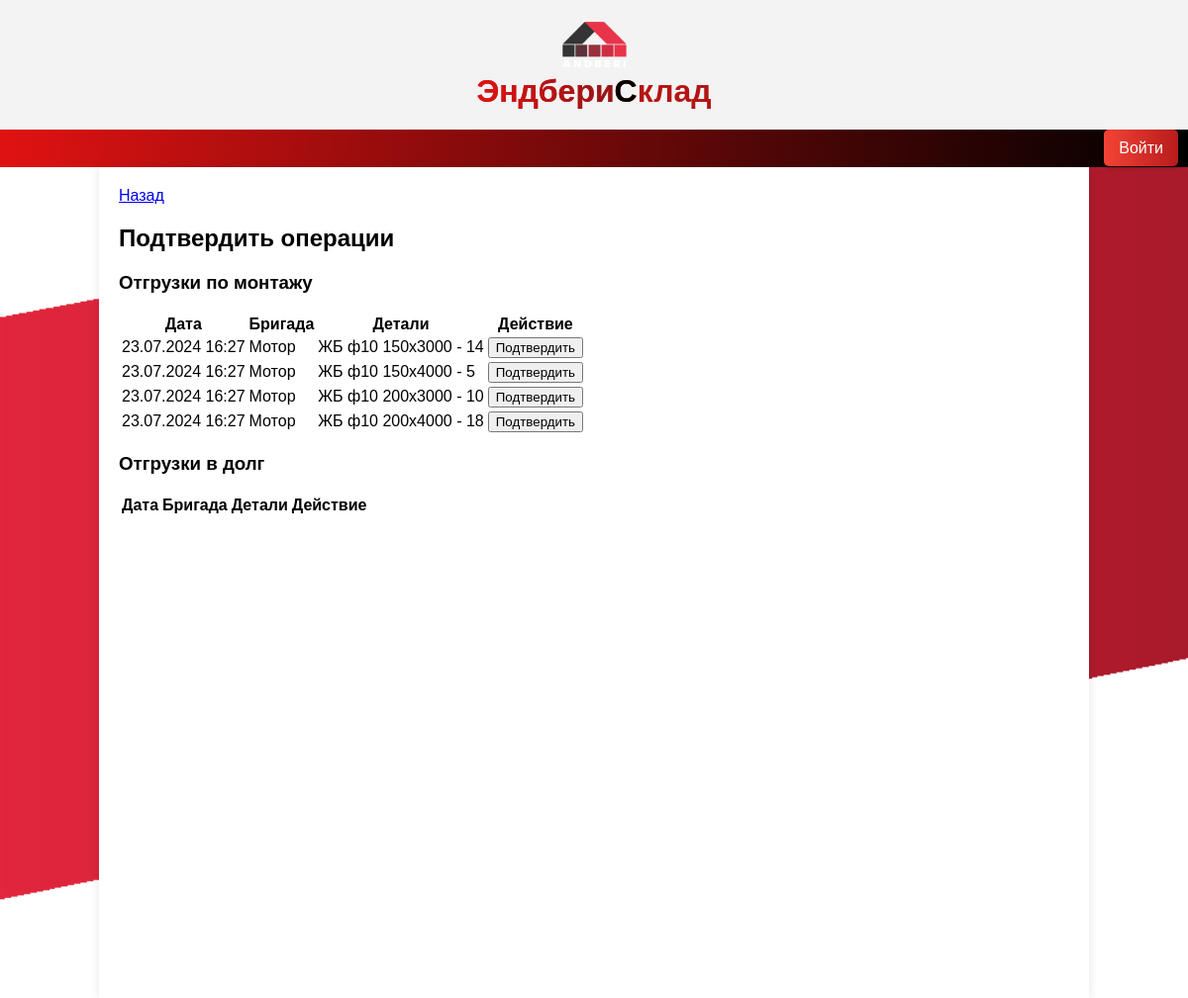
The page /confirm_departures/ on the database its author committed.
### sklad_app/models.py (models this page shows, shortened)
class SendDetail(models.Model):
    operation=models.ForeignKey(OperationDeparture,on_delete=models.CASCADE)
    details = models.TextField()
    confirm = models.BooleanField(default=False)
    date = models.DateTimeField(auto_now_add=True)

class OperationDeparture(models.Model):
    manager=models.CharField(max_length=500,default='123')
    details = models.TextField()
    extra_details = models.TextField(default=' ',blank=True,null=True)
    date = models.DateTimeField(auto_now_add=True)
    user = models.ManyToManyField(User)
    description = models.CharField(blank=True, max_length=500)
    confirm = models.BooleanField(default=False)
    number_car = models.CharField(blank=True, max_length=500,default=' ')
    brigade = models.ForeignKey(BrigadeWork, on_delete=models.CASCADE, blank=True)
    confirm_b = models.BooleanField(default=False)
    visible = models.BooleanField(default=True)

class BrigadeWork(models.Model):
    name = models.CharField(max_length=123)
    TYPE_CHOICES = (
        ('винты', 'Винты'),
        ('жб', 'ЖБ'),
        ('ручники', 'Ручники'),
    )
    type = models.CharField(max_length=10, choices=TYPE_CHOICES, default='жб', verbose_name='Тип')

class Pile(models.Model):
    name=models.ForeignKey(NamePile,on_delete=models.CASCADE)
    size=models.CharField(max_length=100)
    weight=models.IntegerField(default=0)
    price_beton = models.DecimalField(max_digits=10, decimal_places=4,blank=True,default=0.0)
    price_wire_3 = models.DecimalField(max_digits=10, decimal_places=4,blank=True,default=0.0)
    price_wire_4 = models.DecimalField(max_digits=10, decimal_places=4, blank=True, default=0.0)
    price_wire_6 = models.DecimalField(max_digits=10, decimal_places=4, blank=True, default=0.0)
    price_armature = models.DecimalField(max_digits=10, decimal_places=4,blank=True,default=0.0)
    price_armature10 = models.DecimalField(max_digits=10, decimal_places=4,blank=True,default=0.0)
    count = models.IntegerField(default=0)
    defect = models.IntegerField(default=0)

class NamePile(models.Model):
    TYPE_CHOICES = (
        ('винтовые', 'Винтовые'),
        ('жб', 'Железобетонные'),
    )
    name = models.CharField(max_length=232)
    pile_type = models.CharField(max_length=10, choices=TYPE_CHOICES, default='винтовые', verbose_name='Тип')

### sklad_app/views.py (the view, shortened to what this page needs)
# urls.py: path('confirm_departures/', confirm_departures_view, name='confirm_departures'),
def confirm_departures_view(request):
    send_details = SendDetail.objects.filter(confirm=False)
    detail_debts = Detail_Debt.objects.filter(confirm=False)
    for detail in send_details:
        detail.piles_info = []
        try:
            details = json.loads(detail.details)
            if isinstance(details, dict):
                details = [details]  # Преобразуем в список, если это словарь
            for item in details:
                if isinstance(item, dict) and "pile_id" in item and "quantity" in item:
                    pile_id = item["pile_id"]
                    quantity = item["quantity"]
                    if pile_id is not None:
                        pile = Pile.objects.get(id=int(pile_id))
                        detail.piles_info.append({
                            "pile": pile,
                            "quantity": quantity
                        })
                else:
                    print(f"Unexpected item format in send_detail id={detail.id}: {item}")
        except (json.JSONDecodeError, Pile.DoesNotExist) as e:
            detail.piles_info = []
            print(f"Error processing send_detail id={detail.id}: {e}")
    return render(request, 'confirm_departures.html', {'send_details': send_details, 'detail_debts': detail_debts})

### templates/confirm_departures.html (shortened to what this page needs)
{% extends "index.html" %}
{% block content %}
<a href="/" class="button">Назад</a>
<h2>Подтвердить операции</h2>
<h3>Отгрузки по монтажу</h3>
<table>
    <tr>
        <th>Дата</th>
        <th>Бригада</th>
        <th>Детали</th>
        <th>Действие</th>
    </tr>
    {% for detail in send_details %}
    <tr>
        <td>{{ detail.operation.date|date:"d.m.Y H:i" }}</td>
        <td>{{ detail.operation.brigade.name }}</td>
        <td>
            {% for pile_info in detail.piles_info %}
                {{ pile_info.pile.name.name }} {{ pile_info.pile.size }} - {{ pile_info.quantity }}<br>
            {% empty %}
                Нет данных
            {% endfor %}
        </td>
        <td>
            <form method="post">
                <button type="submit">Подтвердить</button>
            </form>
        </td>
    </tr>
    {% endfor %}
</table>
<h3>Отгрузки в долг</h3>
<table>
    <tr>
        <th>Дата</th>
        <th>Бригада</th>
        <th>Детали</th>
        <th>Действие</th>
    </tr>
</table>
{% endblock %}

### rows shown on the page
SendDetail: operation "23.07.2024 16:27", operation.brigade.name "Мотор"
Pile: pile.name.name "ЖБ ф10", pile.size "150x3000", quantity "14"
SendDetail: operation "23.07.2024 16:27", operation.brigade.name "Мотор"
Pile: pile.name.name "ЖБ ф10", pile.size "150x4000", quantity "5"
SendDetail: operation "23.07.2024 16:27", operation.brigade.name "Мотор"
Pile: pile.name.name "ЖБ ф10", pile.size "200x3000", quantity "10"
SendDetail: operation "23.07.2024 16:27", operation.brigade.name "Мотор"
Pile: pile.name.name "ЖБ ф10", pile.size "200x4000", quantity "18"
